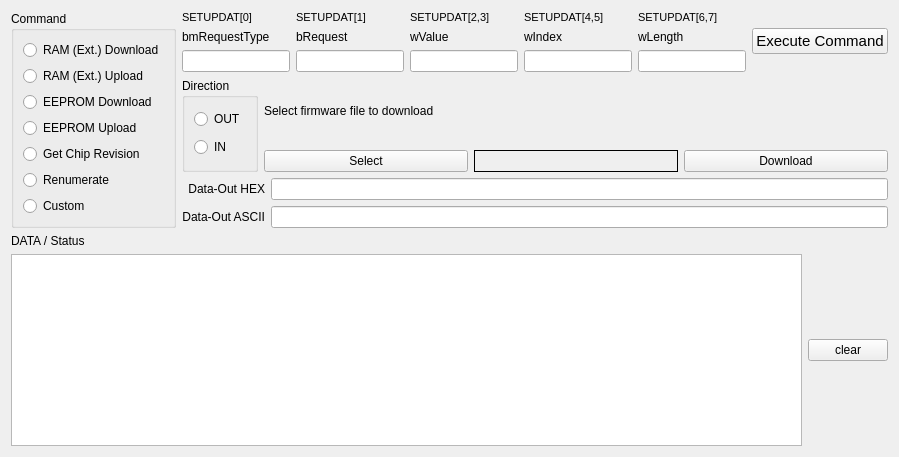
     <widget class="QWidget" name="tab_6">
      <attribute name="title">
       <string>Vendor Extensions</string>
      </attribute>
      <layout class="QVBoxLayout" name="verticalLayout_25">
       <item>
        <layout class="QHBoxLayout" name="horizontalLayout_16">
         <item>
          <widget class="QGroupBox" name="groupBox_4">
           <property name="title">
            <string>Command</string>
           </property>
           <layout class="QVBoxLayout" name="verticalLayout_16">
            <item>
             <widget class="QRadioButton" name="rb3_ramdl">
              <property name="text">
               <string>RAM (Ext.) Download</string>
              </property>
             </widget>
            </item>
            <item>
             <widget class="QRadioButton" name="rb3_ramup">
              <property name="text">
               <string>RAM (Ext.) Upload</string>
              </property>
             </widget>
            </item>
            <item>
             <widget class="QRadioButton" name="rb3_eedl">
              <property name="text">
               <string>EEPROM Download</string>
              </property>
             </widget>
            </item>
            <item>
             <widget class="QRadioButton" name="rb3_eeup">
              <property name="text">
               <string>EEPROM Upload</string>
              </property>
             </widget>
            </item>
            <item>
             <widget class="QRadioButton" name="rb3_getchip">
              <property name="text">
               <string>Get Chip Revision</string>
              </property>
             </widget>
            </item>
            <item>
             <widget class="QRadioButton" name="rb3_renum">
              <property name="text">
               <string>Renumerate</string>
              </property>
             </widget>
            </item>
            <item>
             <widget class="QRadioButton" name="rb3_custom">
              <property name="text">
               <string>Custom</string>
              </property>
             </widget>
            </item>
           </layout>
          </widget>
         </item>
         <item>
          <layout class="QVBoxLayout" name="verticalLayout_24">
           <item>
            <layout class="QHBoxLayout" name="horizontalLayout_12">
             <item>
              <layout class="QVBoxLayout" name="verticalLayout_15">
               <item>
                <widget class="QLabel" name="label_16">
                 <property name="font">
                  <font>
                   <pointsize>8</pointsize>
                  </font>
                 </property>
                 <property name="text">
                  <string>SETUPDAT[0]</string>
                 </property>
                </widget>
               </item>
               <item>
                <widget class="QLabel" name="label_11">
                 <property name="font">
                  <font>
                   <pointsize>9</pointsize>
                  </font>
                 </property>
                 <property name="text">
                  <string>bmRequestType</string>
                 </property>
                </widget>
               </item>
               <item>
                <widget class="QLineEdit" name="le3_bm"/>
               </item>
              </layout>
             </item>
             <item>
              <layout class="QVBoxLayout" name="verticalLayout_18">
               <item>
                <widget class="QLabel" name="label_15">
                 <property name="font">
                  <font>
                   <pointsize>8</pointsize>
                  </font>
                 </property>
                 <property name="text">
                  <string>SETUPDAT[1]</string>
                 </property>
                </widget>
               </item>
               <item>
                <widget class="QLabel" name="label_10">
                 <property name="text">
                  <string>bRequest</string>
                 </property>
                </widget>
               </item>
               <item>
                <widget class="QLineEdit" name="le3_br"/>
               </item>
              </layout>
             </item>
             <item>
              <layout class="QVBoxLayout" name="verticalLayout_19">
               <item>
                <widget class="QLabel" name="label_17">
                 <property name="font">
                  <font>
                   <pointsize>8</pointsize>
                  </font>
                 </property>
                 <property name="text">
                  <string>SETUPDAT[2,3]</string>
                 </property>
                </widget>
               </item>
               <item>
                <widget class="QLabel" name="label_12">
                 <property name="text">
                  <string>wValue</string>
                 </property>
                </widget>
               </item>
               <item>
                <widget class="QLineEdit" name="le3_wval"/>
               </item>
              </layout>
             </item>
             <item>
              <layout class="QVBoxLayout" name="verticalLayout_20">
               <item>
                <widget class="QLabel" name="label_18">
                 <property name="font">
                  <font>
                   <pointsize>8</pointsize>
                  </font>
                 </property>
                 <property name="text">
                  <string>SETUPDAT[4,5]</string>
                 </property>
                </widget>
               </item>
               <item>
                <widget class="QLabel" name="label_13">
                 <property name="text">
                  <string>wIndex</string>
                 </property>
                </widget>
               </item>
               <item>
                <widget class="QLineEdit" name="le3_wind"/>
               </item>
              </layout>
             </item>
             <item>
              <layout class="QVBoxLayout" name="verticalLayout_21">
               <item>
                <widget class="QLabel" name="label_19">
                 <property name="font">
                  <font>
                   <pointsize>8</pointsize>
                  </font>
                 </property>
                 <property name="text">
                  <string>SETUPDAT[6,7]</string>
                 </property>
                </widget>
               </item>
               <item>
                <widget class="QLabel" name="label_14">
                 <property name="text">
                  <string>wLength</string>
                 </property>
                </widget>
               </item>
               <item>
                <widget class="QLineEdit" name="le3_wlen">
                 <property name="maxLength">
                  <number>5</number>
                 </property>
                </widget>
               </item>
              </layout>
             </item>
             <item>
              <widget class="QPushButton" name="pb_execvc">
               <property name="font">
                <font>
                 <pointsize>11</pointsize>
                </font>
               </property>
               <property name="text">
                <string>Execute Command</string>
               </property>
              </widget>
             </item>
            </layout>
           </item>
           <item>
            <layout class="QHBoxLayout" name="horizontalLayout_14" stretch="0,1">
             <item>
              <widget class="QGroupBox" name="gb_dir">
               <property name="title">
                <string>Direction</string>
               </property>
               <layout class="QVBoxLayout" name="verticalLayout_17">
                <item>
                 <widget class="QRadioButton" name="rb3_out">
                  <property name="text">
                   <string>OUT</string>
                  </property>
                 </widget>
                </item>
                <item>
                 <widget class="QRadioButton" name="rb3_in">
                  <property name="text">
                   <string>IN</string>
                  </property>
                 </widget>
                </item>
               </layout>
              </widget>
             </item>
             <item>
              <layout class="QVBoxLayout" name="verticalLayout_22">
               <item>
                <widget class="QLabel" name="label_26">
                 <property name="text">
                  <string>Select firmware file to download</string>
                 </property>
                </widget>
               </item>
               <item>
                <layout class="QHBoxLayout" name="horizontalLayout_13">
                 <item>
                  <widget class="QPushButton" name="pb3_selfile">
                   <property name="text">
                    <string>Select</string>
                   </property>
                  </widget>
                 </item>
                 <item>
                  <widget class="QLabel" name="lab3_selfile">
                   <property name="frameShape">
                    <enum>QFrame::Box</enum>
                   </property>
                   <property name="text">
                    <string/>
                   </property>
                  </widget>
                 </item>
                 <item>
                  <widget class="QPushButton" name="pb3_dl">
                   <property name="text">
                    <string>Download</string>
                   </property>
                  </widget>
                 </item>
                </layout>
               </item>
              </layout>
             </item>
            </layout>
           </item>
           <item>
            <layout class="QGridLayout" name="gridLayout_2">
             <item row="1" column="0">
              <widget class="QLabel" name="label_30">
               <property name="text">
                <string>Data-Out ASCII</string>
               </property>
               <property name="alignment">
                <set>Qt::AlignRight|Qt::AlignTrailing|Qt::AlignVCenter</set>
               </property>
              </widget>
             </item>
             <item row="1" column="1">
              <widget class="QLineEdit" name="le3_out_ascii">
               <property name="maxLength">
                <number>64</number>
               </property>
              </widget>
             </item>
             <item row="0" column="1">
              <widget class="QLineEdit" name="le3_out_hex">
               <property name="maxLength">
                <number>64</number>
               </property>
              </widget>
             </item>
             <item row="0" column="0">
              <widget class="QLabel" name="label_25">
               <property name="text">
                <string>Data-Out HEX</string>
               </property>
               <property name="alignment">
                <set>Qt::AlignRight|Qt::AlignTrailing|Qt::AlignVCenter</set>
               </property>
              </widget>
             </item>
            </layout>
           </item>
          </layout>
         </item>
        </layout>
       </item>
       <item>
        <layout class="QVBoxLayout" name="verticalLayout_23">
         <item>
          <widget class="QLabel" name="label_22">
           <property name="text">
            <string>DATA / Status</string>
           </property>
          </widget>
         </item>
         <item>
          <layout class="QHBoxLayout" name="horizontalLayout_15">
           <item>
            <widget class="QListWidget" name="lw3">
             <property name="font">
              <font>
               <family>DejaVu Sans Mono</family>
              </font>
             </property>
            </widget>
           </item>
           <item>
            <widget class="QPushButton" name="pb3">
             <property name="text">
              <string>clear</string>
             </property>
            </widget>
           </item>
          </layout>
         </item>
        </layout>
       </item>
      </layout>
     </widget>
